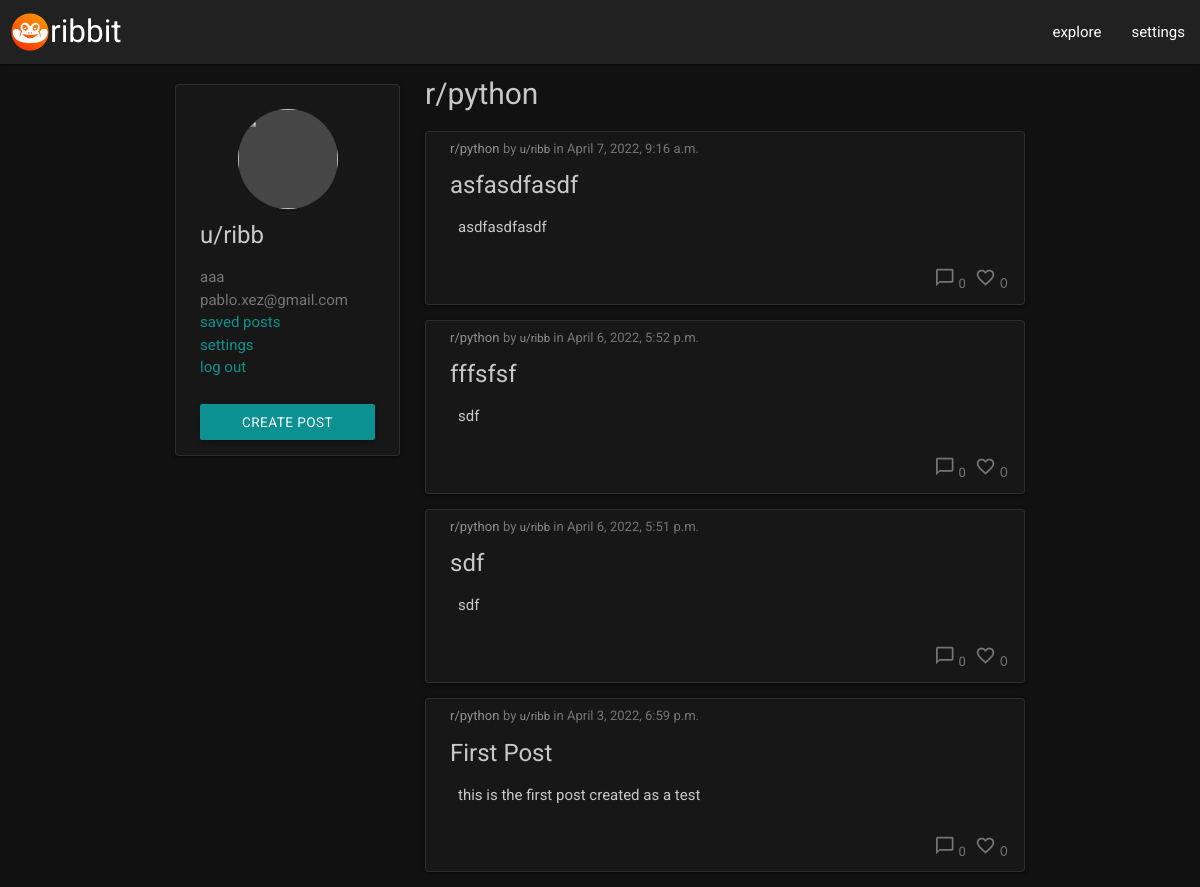
/r/python (signed in), run on an earlier commit of the app's database.
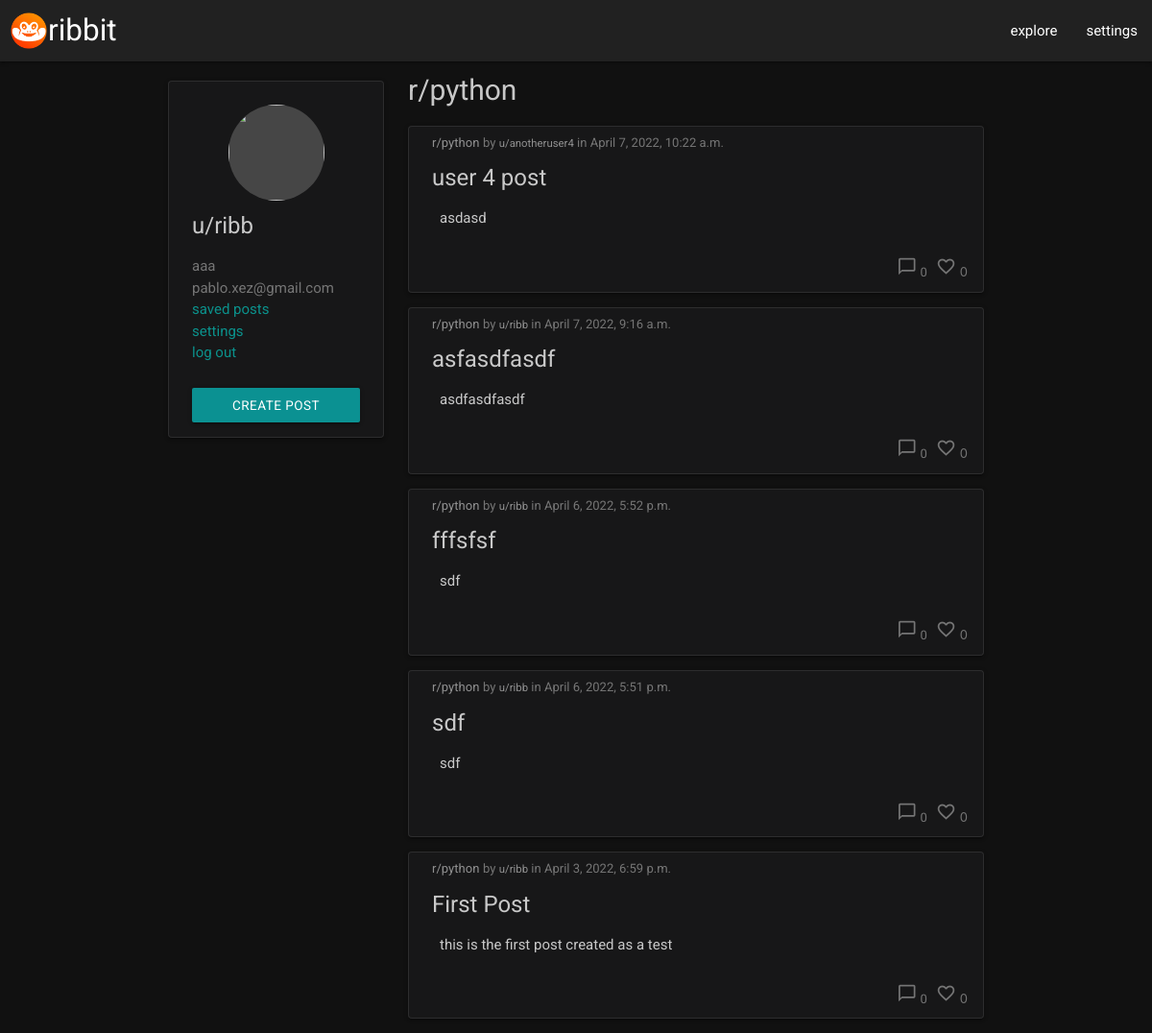
And on a later commit of the database.
### wall/models.py (models this page shows, shortened)
class Profile(models.Model):
    user = models.OneToOneField(User, null=False, on_delete=models.CASCADE)
    name = models.CharField(max_length=12, unique=False)
    dark_mode = models.BooleanField()
    profile_picture = CloudinaryField(
        'profile_pic',
        default=''
    )
    favorite_categories = models.ManyToManyField(
        Category, related_name='favorite_categories',
        blank=True
    )
    saved_posts = models.ManyToManyField(
        Post,
        related_name='favorite_categories',
        blank=True
    )

class Category(models.Model):
    name = models.CharField(max_length=12, unique=True)
    class Meta:
        verbose_name_plural = "categories"
    def __str__(self):
        return str(self.name)

class Post(models.Model):
    title = models.CharField(max_length=100, unique=True)
    slug = models.SlugField(max_length=100, unique=True)
    content = models.TextField()
    featured_image = CloudinaryField('image', default='placeholder')
    excerpt = models.TextField(blank=True)
    category = models.ForeignKey(Category, on_delete=models.CASCADE)
    author = models.ForeignKey(
        User, on_delete=models.CASCADE, related_name="posts")
    date_created = models.DateTimeField(auto_now_add=True)
    date_modified = models.DateTimeField(auto_now=True)
    likes = models.ManyToManyField(User, related_name='post_likes', blank=True)
    class Meta:
        ordering = ['-date_created']

### wall/views.py (the view)
# urls.py: path('r/<category>', views.CategoryView.as_view(), name='category_view'),
class CategoryView(View):
    def get(self, request, category, *args, **kwargs):
        queryset = Category.objects.all()
        category = get_object_or_404(queryset, name=category)
        posts = Post.objects.filter(category=category)
        return render(
            request,
            'wall/category_wall.html',
            {
                'category': category,
                'posts': posts,
            },
        )

### templates/wall/category_wall.html (shortened to what this page needs)
{% extends "wall/base.html" %}
{% block content %}
    <div class="flex-container">
        <div class="side-content">
            {% include 'wall/modules/user_module.html' %}
        </div>
        <div class="feed-content">
            <h2 id="page-title">r/{{ category.name }}</h2>
            {% if posts.count == 0 %}
            <div class="card">
                <div class="card-content white-text padding-bottom-small">
                    <p>No posts here, be the first!</p>
                </div>
            </div>
            {% else %}
                {% for post in posts %}
                    {% include "wall/modules/post_module.html" with post=post%}
                {% endfor %}
            {% endif %}
        </div>
    </div>
{% endblock %}

### templates/wall/base.html (shortened to what this page needs)
{% load static %}
<!DOCTYPE html>
<html lang="en">
<head>
    <link rel="stylesheet" href="https://cdnjs.cloudflare.com/ajax/libs/materialize/1.0.0/css/materialize.min.css">
    <link rel="stylesheet" href="{% static 'css/style.css' %}">
</head>
<body class="dark">
    <nav>
        <div class="nav-wrapper grey darken-4">
            <a alt="go back to home" href="{% url 'home' %}" class="brand-logo">
                <div class="row">
                    <div class="col p0">
                        <img id="logo" alt="ribbit logo" src="{% static 'images/ribbit-logo.png' %}">
                    </div>
                    <div class="col p0">
                        ribbit
                    </div>
                </div>
            </a>
            <ul id="nav-mobile" class="right hide-on-med-and-down">
                <li><a href="{% url 'coming_soon' 'Explore' %}" alt="go to explore page">explore</a></li>
                <li><a href="{% url 'edit_profile' %}" alt="go to settings page">settings</a></li>
          </ul>
        </div>
    </nav>
    <section id="main">
        {% block content %}{% endblock content %}
    </section>
</body>
</html>

### templates/wall/modules/user_module.html
<div id="account-widget" class="card">
    <div class="card-content padding-bottom-small">
        {% if user.is_authenticated %}
        <div id="profile-pic-container">
            {% if user.profile %}
            <img id="profile-pic" src="{{ request.user.profile.profile_picture.url }}">
            {% endif %}
        </div>
        <span id="username" class="card-title">u/{{user.username}}</span>
        <ul id="account-widget-list" class="secondary-text">
            <li>{{user.profile.name}}</li>
            <li>{{user.email}}</li>
            <li><a href="{% url 'coming_soon' 'Saved posts' %}">saved posts</a></li>
            <li><a href="{% url 'edit_profile' %}">settings</a></li>
            <li><a href="{% url 'account_logout' %}">log out</a></li>
        </ul>
        <a class="btn btn-accent centered" href="{% url 'new_post' %}">create post</a>
        {% else %}
        <span class="card-title">not logged in</span>
        <ul id="account-widget">
            <li><a href="{% url 'account_login' %}">log in</a></li>
            <li><a href="{% url 'account_signup' %}">register</a></li>
        </ul>
        {% endif %}
    </div>
</div>

### templates/wall/modules/post_module.html
<div class="card">
    <div class="card-content white-text padding-vertical-small">
        <div class="category-label">
            <a href="{% url 'category_view' post.category %}" class="floaty-anchor"  alt="go to category page">r/{{ post.category }}</a>
            <a href="{% url 'post_view' post.slug %}" class="full-anchor" alt="view full post"></a>
            <span class="secondary-text small">by
                <a href="{% url 'coming_soon' 'User Profiles' %}" class="floaty-anchor" alt="go to coming soon page">u/{{ post.author }}</a> in
                {{ post.date_created }}</span>
        </div>
        <span class="card-title">{{ post.title }}</span>
        <div class="mask-content">
            <a href="{% url 'post_view' post.slug %}" class="full-anchor" alt="view full page"></a>
            <p>{{ post.content }}</p>
        </div>
        {% if user.is_authenticated %}
        <div class="comments-likes">
            <a href="{% url 'post_view' post.slug %}" class="floaty-anchor">
                <i class="small material-icons">chat_bubble_outline</i>
            </a>
            <span class="secondary-text">{{ post.comments.count }}</span>
            {% include "wall/modules/like_button.html" %}
        </div>
        {% endif %}
    </div>
</div>

### templates/wall/modules/like_button.html (shortened to what this page needs)
<form style="display:inline;" action="{% url 'post_like' post.slug %}" method="POST">
    <button type="submit" class="btn-trans floaty-anchor">
        <i class="small material-icons">
        </i>
        <span class="secondary-text">{{ post.likes.count }}</span>
    </button>
</form>

### static/css/style.css (style rules this page uses)
:root { --border-gray: #ffffff18; --transparent-gray: #1a1a1bcc; --hover-line-color: #ffffff44; --anchor-color: #00fff387; --accent-color-primary: #00fdff87; --accent-color-secondary: #2bbbad; --font-color-darkmode-primary: #dbdbdbe7; --font-color-darkmode-secondary: #757575; }
body { color: var(--font-color-darkmode-primary); font-family: Roboto, sans-serif; }
a { color: var(--anchor-color); }
i.small { font-size: 1.4rem; }
.material-icons { color: var(--font-color-darkmode-secondary) }
.centered { margin: 25px auto 0px auto; display: flex; justify-content: center; align-items: center; }
.secondary-text { color: var(--font-color-darkmode-secondary); }
.small { font-size: 0.87em; }
.dark { background-color:#111111; }
.p0 { padding:0px !important; }
.floaty-anchor { position: relative; z-index: 1; }
.full-anchor { position: absolute; top:0; left:0; width: 100%; height: 100%; z-index: 0; }
.category-label a { font-size: 0.87em; color: rgba(255, 255, 255, 0.521); }
.padding-bottom-small { padding-bottom: 15px !important; }
.padding-vertical-small { padding: 5px 10px 10px 24px !important; }
.flex-container { box-sizing: border-box; display: -ms-flexbox; display: flex; -ms-flex-direction: row; -ms-flex-pack: center; justify-content: center; margin: 0 auto; max-width: 1248px; flex-wrap: nowrap; flex-direction: row; }
#logo { width: 40px; margin-top: 12px; margin-left:10px; }
#page-title { margin-top: 0px; font-size: 2em; }
.side-content { min-width: 250px; padding: 12.5px 5px 0px 20px; z-index:0; }
.feed-content { width: 640px; padding: 12.5px 20px 0px 20px; }
.btn-trans { background-color: transparent; border: none; cursor: pointer; }
.btn-accent { font-size:0.9em; background-color: var(--accent-color-primary) }
.card { border: 1px solid var(--border-gray); background-color: var(--transparent-gray); border-radius: 4px; }
.card p { color: var(--font-color-darkmode-primary); line-height: 1.8em; }
.card-content p { margin: 0; overflow: hidden; padding-right: 10px; }
.mask-content { -webkit-mask-image: linear-gradient(180deg,rgb(0, 0, 0) 50%, transparent); mask-image: linear-gradient(180deg,#000 100%,transparent); padding: 5px 8px 10px; max-height: 100px; overflow: hidden; z-index: 0; }
.card-title { font-weight: 400 !important; color: var(--font-color-darkmode-primary); margin: 10px 0px 0px 0px; }
.comments-likes { text-align: right; margin: 15px 0px 0px 0px; font-size: 0.87em; }
.comments-likes span { color: var(--font-color-darkmode-secondary); }
#profile-pic-container { height:100px; width: 100px; background-color: rgb(70, 70, 70); border-radius: 50%; margin: 0px auto 10px auto; overflow: hidden; }
#profile-pic { height: 100px; width: 100px; }

What changed in the data, as far as the page shows it:
added Post: category "python", author "anotheruser4", date_created "April 7, 2022, 10:22 a.m.", title "user 4 post", content "asdasd", comments.count "0", likes.count "0"
